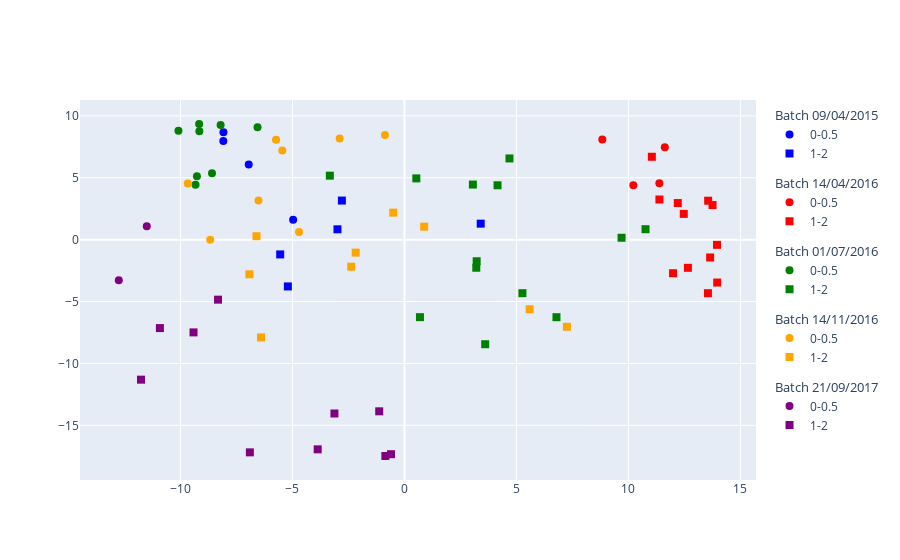

Here is the notebook cell this chart was saved with:
### Code cell
# Summary
plotPCoA(
    data = ad_count_data, 
    sample_label=ad_count_sample_label, 
    batch_label=ad_count_batch_label, 
    experiment_label=ad_count_bio_label
)
print(ad_count_data.groupby([ad_count_batch_label, ad_count_bio_label]).size())

### Figure 1 — Plotly figure (JSON) as saved in the notebook; plotly's stock layout.template omitted (floating-point values rounded to 4 significant figures)
{"data": [{"legendgroup": "09/04/2015", "legendgrouptitle": {"text": "Batch 09/04/2015"}, "marker": {"color": ["blue", "blue", "blue", "blue"], "size": 8, "symbol": ["circle", "circle", "circle", "circle"]}, "mode": "markers", "name": "0-0.5", "type": "scatter", "x": [-8.082, -8.09, -6.955, -4.971], "y": [8.668, 7.966, 6.065, 1.597]}, {"legendgroup": "09/04/2015", "legendgrouptitle": {"text": "Batch 09/04/2015"}, "marker": {"color": ["blue", "blue", "blue", "blue", "blue"], "size": 8, "symbol": ["square", "square", "square", "square", "square"]}, "mode": "markers", "name": "1-2", "type": "scatter", "x": [-2.795, -2.992, -5.207, -5.549, 3.404], "y": [3.158, 0.835, -3.78, -1.193, 1.291]}, {"legendgroup": "14/04/2016", "legendgrouptitle": {"text": "Batch 14/04/2016"}, "marker": {"color": ["red", "red", "red", "red"], "size": 8, "symbol": ["circle", "circle", "circle", "circle"]}, "mode": "markers", "name": "0-0.5", "type": "scatter", "x": [8.835, 11.38, 11.63, 10.22], "y": [8.086, 4.561, 7.472, 4.402]}, {"legendgroup": "14/04/2016", "legendgrouptitle": {"text": "Batch 14/04/2016"}, "marker": {"color": ["red", "red", "red", "red", "red", "red", "red", "red", "red", "red", "red", "red"], "size": 8, "symbol": ["square", "square", "square", "square", "square", "square", "square", "square", "square", "square", "square", "square"]}, "mode": "markers", "name": "1-2", "type": "scatter", "x": [11.05, 11.38, 12.21, 12.47, 13.96, 13.96, 13.56, 13.65, 13.55, 13.76, 12.66, 11.99], "y": [6.695, 3.24, 2.957, 2.081, -0.4217, -3.466, 3.146, -1.44, -4.327, 2.795, -2.276, -2.715]}, {"legendgroup": "01/07/2016", "legendgrouptitle": {"text": "Batch 01/07/2016"}, "marker": {"color": ["green", "green", "green", "green", "green", "green", "green", "green"], "size": 8, "symbol": ["circle", "circle", "circle", "circle", "circle", "circle", "circle", "circle"]}, "mode": "markers", "name": "0-0.5", "type": "scatter", "x": [-9.159, -8.209, -10.09, -8.594, -6.562, -9.169, -9.33, -9.267], "y": [8.762, 9.265, 8.805, 5.364, 9.087, 9.342, 4.425, 5.125]}, {"legendgroup": "01/07/2016", "legendgrouptitle": {"text": "Batch 01/07/2016"}, "marker": {"color": ["green", "green", "green", "green", "green", "green", "green", "green", "green", "green", "green", "green", "green"], "size": 8, "symbol": ["square", "square", "square", "square", "square", "square", "square", "square", "square", "square", "square", "square", "square"]}, "mode": "markers", "name": "1-2", "type": "scatter", "x": [4.689, -3.332, 10.76, 6.788, 0.5292, 9.694, 5.267, 0.6914, 3.055, 3.207, 3.604, 4.156, 3.225], "y": [6.56, 5.167, 0.8422, -6.267, 4.948, 0.1507, -4.327, -6.265, 4.45, -2.27, -8.451, 4.391, -1.746]}, {"legendgroup": "14/11/2016", "legendgrouptitle": {"text": "Batch 14/11/2016"}, "marker": {"color": ["orange", "orange", "orange", "orange", "orange", "orange", "orange", "orange"], "size": 8, "symbol": ["circle", "circle", "circle", "circle", "circle", "circle", "circle", "circle"]}, "mode": "markers", "name": "0-0.5", "type": "scatter", "x": [-2.893, -5.735, -9.675, -0.8707, -8.675, -5.454, -6.519, -4.708], "y": [8.171, 8.063, 4.536, 8.463, 0.0004965, 7.205, 3.158, 0.6153]}, {"legendgroup": "14/11/2016", "legendgrouptitle": {"text": "Batch 14/11/2016"}, "marker": {"color": ["orange", "orange", "orange", "orange", "orange", "orange", "orange", "orange", "orange"], "size": 8, "symbol": ["square", "square", "square", "square", "square", "square", "square", "square", "square"]}, "mode": "markers", "name": "1-2", "type": "scatter", "x": [-6.608, -2.177, -6.406, -0.5016, 0.88, -6.924, -2.377, 7.252, 5.59], "y": [0.2749, -1.047, -7.902, 2.181, 1.051, -2.8, -2.187, -7.039, -5.627]}, {"legendgroup": "21/09/2017", "legendgrouptitle": {"text": "Batch 21/09/2017"}, "marker": {"color": ["purple", "purple"], "size": 8, "symbol": ["circle", "circle"]}, "mode": "markers", "name": "0-0.5", "type": "scatter", "x": [-11.51, -12.76], "y": [1.084, -3.29]}, {"legendgroup": "21/09/2017", "legendgrouptitle": {"text": "Batch 21/09/2017"}, "marker": {"color": ["purple", "purple", "purple", "purple", "purple", "purple", "purple", "purple", "purple", "purple"], "size": 8, "symbol": ["square", "square", "square", "square", "square", "square", "square", "square", "square", "square"]}, "mode": "markers", "name": "1-2", "type": "scatter", "x": [-8.325, -10.92, -11.77, -9.42, -3.127, -0.6, -3.875, -6.904, -1.127, -0.8532], "y": [-4.85, -7.147, -11.31, -7.494, -14.05, -17.34, -16.94, -17.19, -13.87, -17.48]}], "layout": {}}
